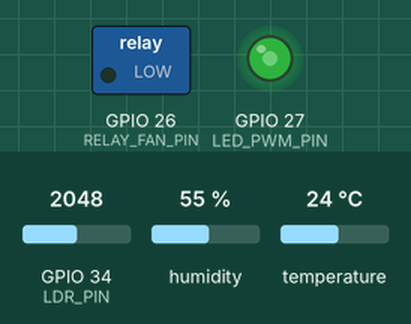
The program below on a simulated ESP32. On the bench: switched loads named in the program (green lamp = pin HIGH), output pins drawn as LEDs (lit = HIGH). The test bench sets the inputs (shaded band); at power-on: humidity 55 %, GPIO 34 (LDR_PIN) = 2048, temperature 24 °C. WiFi joins after 1.5 s; servers stay silent unless stated; uploads are accepted with an empty reply; what the program prints to the serial monitor is not drawn.

Above: at 2.7 s.
2.8 s: humidity set to 79 %
7.2 s: humidity set to 82 %
At 10.4 s:
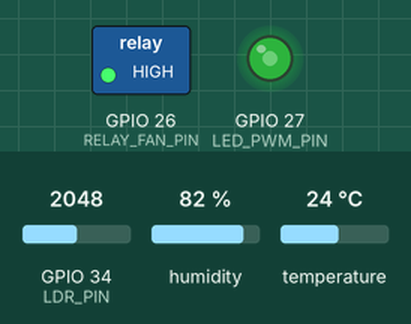
11.5 s: GPIO 34 (LDR_PIN) set to 1228
At 13.0 s:
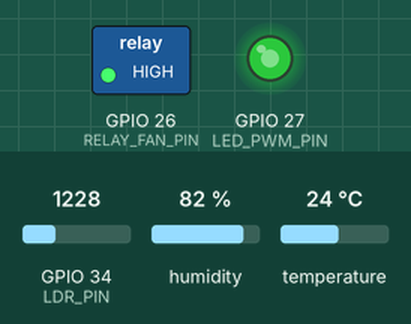
14.2 s: GPIO 34 (LDR_PIN) set to 491
At 17.2 s:
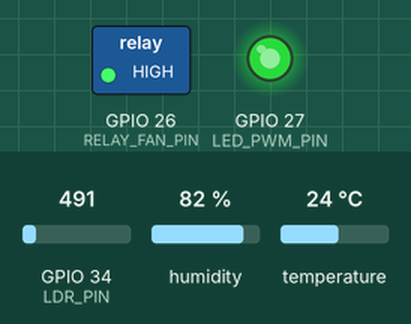
17.5 s: humidity set to 77 %
20.2 s: humidity set to 74 %
At 23.2 s:
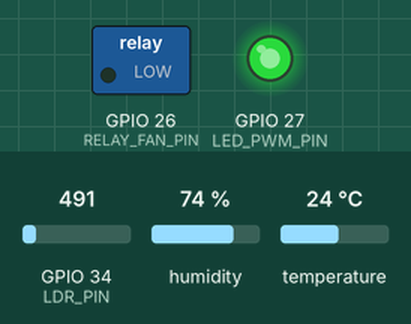
Timing chart, 0 to 24.5 s (numbered marks = the images above; inputs shaded):
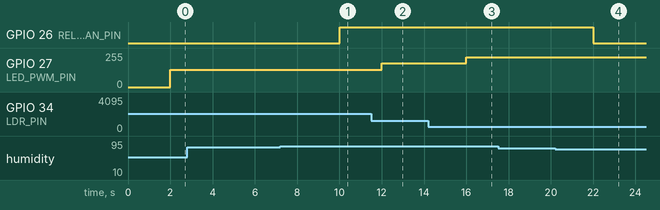

Measured:
- the behaviour switches between 80 and 81 % on humidity (found by bisection; images 0 and 1)
- the behaviour switches between 76 and 75 % on humidity (found by bisection; images 3 and 4)
- after the input at 2.8 s, every drawn part: stays the same
- after the input at 7.2 s, GPIO 26 (RELAY_FAN_PIN): LOW → HIGH after 2.8 s
- after the input at 11.5 s, GPIO 27 (LED_PWM_PIN): 128/255 → 178/255 after 0.50 s
- after the input at 14.2 s, GPIO 27 (LED_PWM_PIN): 178/255 → 224/255 after 1.8 s
- after the input at 17.5 s, every drawn part: stays the same
- after the input at 20.2 s, GPIO 26 (RELAY_FAN_PIN): HIGH → LOW after 1.8 s

The program:

main.cpp
```cpp
// ============================================================
// BAI GIUA KY - IoT, UEH (mo phong Wokwi)
// Kien truc theo dung rubric: Slave (ESP32) <-> Router (WiFi) <-> Cloud (server
//                              tu xay, deploy Render) <-> Control and Display
// Tai dung cam bien/actuator tu Tram chinh cua do an cuoi ky (DHT22, LDR,
// Relay->Quat, LED PWM). KHONG dung LoRa/tram ve tinh - giua ky chi can 1 ESP32.
// KHONG dung Blynk - Dashboard tu xay (xem webapp/), ESP32 goi HTTPS len do.
// ============================================================
#include <Arduino.h>
#include <WiFi.h>
#include <WiFiClientSecure.h>
#include <HTTPClient.h>
#include <ArduinoJson.h>
#include <DHT.h>

// ==== Cau hinh WiFi mo phong Wokwi (mang ao khong can mat khau) ====
const char* WIFI_SSID = "Wokwi-GUEST";
const char* WIFI_PASSWORD = "";

// ==== Dia chi server Cloud tu xay (deploy tren Render) ====
// DOI thanh dia chi that sau khi deploy xong webapp/ len Render.
const char* SERVER_URL = "https://iot-midterm.onrender.com/api/data";

// ==== Chan phan cung (giong Tram chinh do an cuoi ky) ====
#define DHTPIN 13
#define DHTTYPE DHT22
DHT dht(DHTPIN, DHTTYPE);

const int LDR_PIN = 34;
const int RELAY_FAN_PIN = 26;
const int LED_PWM_PIN = 27;
const int LED_PWM_FREQ = 5000;
const int LED_PWM_RESOLUTION = 8; // 0-255
const int LED_PWM_CHANNEL = 0;

// ==== Nguong bat/tat quat (hysteresis, tranh nhap nhay) ====
const float NGUONG_BAT_NHIETDO = 32.0;
const float NGUONG_BAT_DOAM = 80.0;
const float NGUONG_TAT_NHIETDO = 30.0;
const float NGUONG_TAT_DOAM = 75.0;

// ==== Bien trang thai ====
float nhietDoHienTai = NAN;
float doAmHienTai = NAN;
int anhSangRawHienTai = 0;
bool quatDangBat = false;
int pwmDenHienTai = 0;

bool cheDoThuCong = false; // true = dieu khien quat bang tay tu Dashboard
bool quatThuCong = false;  // trang thai quat khi dang o che do thu cong

unsigned long lanDocCamBienCuoi = 0;
const unsigned long CHU_KY_DOC_CAM_BIEN = 2000;
unsigned long lanGuiServerCuoi = 0;
const unsigned long CHU_KY_GUI_SERVER = 2000;

// ==== Logic thuan (giong het control_logic ben do an cuoi ky) ====
bool quyetDinhBatQuat(float nhietDo, float doAm, bool dangBat) {
  if (isnan(nhietDo) || isnan(doAm)) return dangBat; // du lieu loi, giu nguyen
  if (dangBat) {
    if (nhietDo <= NGUONG_TAT_NHIETDO && doAm <= NGUONG_TAT_DOAM) return false;
    return true;
  } else {
    if (nhietDo > NGUONG_BAT_NHIETDO || doAm > NGUONG_BAT_DOAM) return true;
    return false;
  }
}

int tinhPwmDen(int anhSangRaw) {
  int raw = constrain(anhSangRaw, 0, 4095);
  return 255 - (raw * 255 / 4095); // toi (raw thap) -> den sang manh hon
}

// Gui so lieu cam bien len server (Cloud), nhan lai lenh dieu khien dang cho
// TRONG CUNG 1 request - khong can goi rieng 1 lan nua de lay lenh.
void guiVaNhanTuServer() {
  if (WiFi.status() != WL_CONNECTED) return;

  WiFiClientSecure client;
  client.setInsecure(); // bo qua kiem tra chung chi TLS - don gian cho do an hoc tap

  HTTPClient http;
  http.setTimeout(5000); // mang loi cung khong treo chuong trinh qua lau
  if (!http.begin(client, SERVER_URL)) {
    Serial.println("Khong mo duoc ket noi toi server.");
    return;
  }
  http.addHeader("Content-Type", "application/json");

  StaticJsonDocument<256> goiGui;
  if (isnan(nhietDoHienTai)) goiGui["nhietDo"] = nullptr; else goiGui["nhietDo"] = nhietDoHienTai;
  if (isnan(doAmHienTai)) goiGui["doAm"] = nullptr; else goiGui["doAm"] = doAmHienTai;
  goiGui["anhSang"] = anhSangRawHienTai;
  goiGui["quatDangBat"] = quatDangBat;
  goiGui["pwmDen"] = pwmDenHienTai;

  String noiDungGui;
  serializeJson(goiGui, noiDungGui);

  int maPhanHoi = http.POST(noiDungGui);
  if (maPhanHoi == 200) {
    StaticJsonDocument<128> goiNhan;
    DeserializationError loi = deserializeJson(goiNhan, http.getString());
    if (!loi) {
      cheDoThuCong = goiNhan["cheDoThuCong"] | false;
      quatThuCong = goiNhan["quatThuCong"] | false;
    } else {
      Serial.print("Loi doc JSON tra ve: ");
      Serial.println(loi.c_str());
    }
  } else {
    Serial.print("Gui server that bai, ma loi HTTP: ");
    Serial.println(maPhanHoi);
  }
  http.end();
}

void setup() {
  Serial.begin(115200);
  Serial.println();
  Serial.println("Bai giua ky - Slave ESP32 <-> Router <-> Cloud tu xay");

  dht.begin();

  pinMode(RELAY_FAN_PIN, OUTPUT);
  digitalWrite(RELAY_FAN_PIN, LOW);

  ledcSetup(LED_PWM_CHANNEL, LED_PWM_FREQ, LED_PWM_RESOLUTION);
  ledcAttachPin(LED_PWM_PIN, LED_PWM_CHANNEL);

  WiFi.begin(WIFI_SSID, WIFI_PASSWORD);
  while (WiFi.status() != WL_CONNECTED) {
    delay(500);
    Serial.print(".");
  }
  Serial.println();
  Serial.print("Da ket noi WiFi. Dia chi IP: ");
  Serial.println(WiFi.localIP());
}

void loop() {
  unsigned long bayGio = millis();
  if (bayGio - lanDocCamBienCuoi >= CHU_KY_DOC_CAM_BIEN) {
    lanDocCamBienCuoi = bayGio;

    nhietDoHienTai = dht.readTemperature();
    doAmHienTai = dht.readHumidity();
    anhSangRawHienTai = analogRead(LDR_PIN);

    bool quatTuDong = quyetDinhBatQuat(nhietDoHienTai, doAmHienTai, quatDangBat);
    quatDangBat = cheDoThuCong ? quatThuCong : quatTuDong;
    digitalWrite(RELAY_FAN_PIN, quatDangBat ? HIGH : LOW);

    pwmDenHienTai = tinhPwmDen(anhSangRawHienTai);
    ledcWrite(LED_PWM_CHANNEL, pwmDenHienTai);

    Serial.print("Nhiet do: "); Serial.print(nhietDoHienTai);
    Serial.print(" C, Do am: "); Serial.print(doAmHienTai);
    Serial.print(" %, Anh sang: "); Serial.print(anhSangRawHienTai);
    Serial.print(", Quat: "); Serial.print(quatDangBat ? "BAT" : "TAT");
    Serial.print(cheDoThuCong ? " (thu cong)" : " (tu dong)");
    Serial.print(", PWM den: "); Serial.println(pwmDenHienTai);
  }

  // Day len Cloud + nhan lenh dieu khien (Display + Control - muc 3 cua rubric)
  if (bayGio - lanGuiServerCuoi >= CHU_KY_GUI_SERVER) {
    lanGuiServerCuoi = bayGio;
    guiVaNhanTuServer();
  }
}
```
